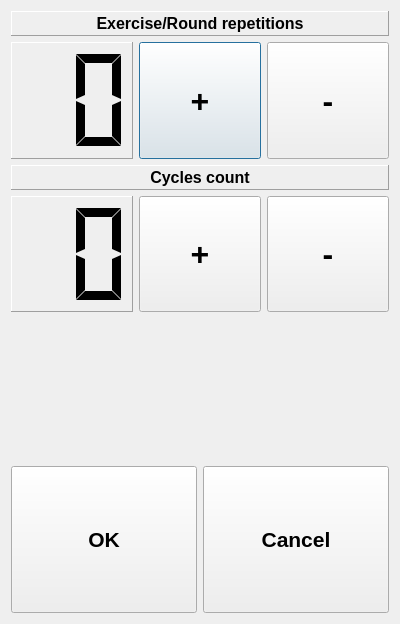
<?xml version="1.0" encoding="UTF-8"?>
<ui version="4.0">
 <class>QRepetChangeDlg</class>
 <widget class="QDialog" name="QRepetChangeDlg">
  <property name="geometry">
   <rect>
    <x>0</x>
    <y>0</y>
    <width>400</width>
    <height>624</height>
   </rect>
  </property>
  <property name="windowTitle">
   <string>Dialog</string>
  </property>
  <layout class="QVBoxLayout" name="verticalLayout_5">
   <item>
    <layout class="QVBoxLayout" name="verticalLayout_4">
     <item>
      <widget class="QLabel" name="label_repetitions">
       <property name="sizePolicy">
        <sizepolicy hsizetype="MinimumExpanding" vsizetype="Preferred">
         <horstretch>0</horstretch>
         <verstretch>0</verstretch>
        </sizepolicy>
       </property>
       <property name="minimumSize">
        <size>
         <width>0</width>
         <height>25</height>
        </size>
       </property>
       <property name="font">
        <font>
         <pointsize>12</pointsize>
         <weight>75</weight>
         <bold>true</bold>
        </font>
       </property>
       <property name="frameShape">
        <enum>QFrame::Panel</enum>
       </property>
       <property name="frameShadow">
        <enum>QFrame::Raised</enum>
       </property>
       <property name="lineWidth">
        <number>1</number>
       </property>
       <property name="text">
        <string>Exercise/Round repetitions</string>
       </property>
       <property name="alignment">
        <set>Qt::AlignCenter</set>
       </property>
       <property name="wordWrap">
        <bool>true</bool>
       </property>
      </widget>
     </item>
     <item>
      <layout class="QHBoxLayout" name="horizontalLayout_5">
       <item>
        <widget class="QLCDNumber" name="lcdNumber_repetitions">
         <property name="sizePolicy">
          <sizepolicy hsizetype="MinimumExpanding" vsizetype="MinimumExpanding">
           <horstretch>0</horstretch>
           <verstretch>0</verstretch>
          </sizepolicy>
         </property>
         <property name="frameShape">
          <enum>QFrame::Panel</enum>
         </property>
         <property name="frameShadow">
          <enum>QFrame::Raised</enum>
         </property>
         <property name="smallDecimalPoint">
          <bool>false</bool>
         </property>
         <property name="digitCount">
          <number>2</number>
         </property>
         <property name="segmentStyle">
          <enum>QLCDNumber::Flat</enum>
         </property>
        </widget>
       </item>
       <item>
        <widget class="QPushButton" name="pushButton_rep_plus">
         <property name="sizePolicy">
          <sizepolicy hsizetype="MinimumExpanding" vsizetype="MinimumExpanding">
           <horstretch>0</horstretch>
           <verstretch>0</verstretch>
          </sizepolicy>
         </property>
         <property name="font">
          <font>
           <pointsize>24</pointsize>
           <weight>75</weight>
           <bold>true</bold>
           <kerning>true</kerning>
          </font>
         </property>
         <property name="text">
          <string>+</string>
         </property>
        </widget>
       </item>
       <item>
        <widget class="QPushButton" name="pushButton_rep_minus">
         <property name="sizePolicy">
          <sizepolicy hsizetype="MinimumExpanding" vsizetype="MinimumExpanding">
           <horstretch>0</horstretch>
           <verstretch>0</verstretch>
          </sizepolicy>
         </property>
         <property name="font">
          <font>
           <pointsize>24</pointsize>
           <weight>75</weight>
           <bold>true</bold>
           <kerning>true</kerning>
          </font>
         </property>
         <property name="text">
          <string>-</string>
         </property>
        </widget>
       </item>
      </layout>
     </item>
    </layout>
   </item>
   <item>
    <layout class="QVBoxLayout" name="verticalLayout_6">
     <item>
      <widget class="QLabel" name="label_cycles">
       <property name="sizePolicy">
        <sizepolicy hsizetype="MinimumExpanding" vsizetype="Preferred">
         <horstretch>0</horstretch>
         <verstretch>0</verstretch>
        </sizepolicy>
       </property>
       <property name="minimumSize">
        <size>
         <width>0</width>
         <height>25</height>
        </size>
       </property>
       <property name="font">
        <font>
         <pointsize>12</pointsize>
         <weight>75</weight>
         <bold>true</bold>
        </font>
       </property>
       <property name="frameShape">
        <enum>QFrame::Panel</enum>
       </property>
       <property name="frameShadow">
        <enum>QFrame::Raised</enum>
       </property>
       <property name="lineWidth">
        <number>1</number>
       </property>
       <property name="text">
        <string>Cycles count</string>
       </property>
       <property name="alignment">
        <set>Qt::AlignCenter</set>
       </property>
       <property name="wordWrap">
        <bool>true</bool>
       </property>
      </widget>
     </item>
     <item>
      <layout class="QHBoxLayout" name="horizontalLayout_8">
       <item>
        <widget class="QLCDNumber" name="lcdNumber_cycles">
         <property name="sizePolicy">
          <sizepolicy hsizetype="MinimumExpanding" vsizetype="MinimumExpanding">
           <horstretch>0</horstretch>
           <verstretch>0</verstretch>
          </sizepolicy>
         </property>
         <property name="frameShape">
          <enum>QFrame::Panel</enum>
         </property>
         <property name="frameShadow">
          <enum>QFrame::Raised</enum>
         </property>
         <property name="smallDecimalPoint">
          <bool>false</bool>
         </property>
         <property name="digitCount">
          <number>2</number>
         </property>
         <property name="segmentStyle">
          <enum>QLCDNumber::Flat</enum>
         </property>
        </widget>
       </item>
       <item>
        <widget class="QPushButton" name="pushButton_cyc_plus">
         <property name="sizePolicy">
          <sizepolicy hsizetype="MinimumExpanding" vsizetype="MinimumExpanding">
           <horstretch>0</horstretch>
           <verstretch>0</verstretch>
          </sizepolicy>
         </property>
         <property name="font">
          <font>
           <pointsize>24</pointsize>
           <weight>75</weight>
           <bold>true</bold>
           <kerning>true</kerning>
          </font>
         </property>
         <property name="text">
          <string>+</string>
         </property>
        </widget>
       </item>
       <item>
        <widget class="QPushButton" name="pushButton_cyc_minus">
         <property name="sizePolicy">
          <sizepolicy hsizetype="MinimumExpanding" vsizetype="MinimumExpanding">
           <horstretch>0</horstretch>
           <verstretch>0</verstretch>
          </sizepolicy>
         </property>
         <property name="font">
          <font>
           <pointsize>24</pointsize>
           <weight>75</weight>
           <bold>true</bold>
           <kerning>true</kerning>
          </font>
         </property>
         <property name="text">
          <string>-</string>
         </property>
        </widget>
       </item>
      </layout>
     </item>
    </layout>
   </item>
   <item>
    <spacer name="verticalSpacer">
     <property name="orientation">
      <enum>Qt::Vertical</enum>
     </property>
     <property name="sizeHint" stdset="0">
      <size>
       <width>20</width>
       <height>144</height>
      </size>
     </property>
    </spacer>
   </item>
   <item>
    <layout class="QHBoxLayout" name="horizontalLayout_7">
     <item>
      <widget class="QPushButton" name="pushButton_ok_2">
       <property name="sizePolicy">
        <sizepolicy hsizetype="MinimumExpanding" vsizetype="MinimumExpanding">
         <horstretch>0</horstretch>
         <verstretch>0</verstretch>
        </sizepolicy>
       </property>
       <property name="minimumSize">
        <size>
         <width>0</width>
         <height>50</height>
        </size>
       </property>
       <property name="font">
        <font>
         <pointsize>16</pointsize>
         <weight>75</weight>
         <bold>true</bold>
        </font>
       </property>
       <property name="text">
        <string>OK</string>
       </property>
      </widget>
     </item>
     <item>
      <widget class="QPushButton" name="pushButton_cancel_2">
       <property name="sizePolicy">
        <sizepolicy hsizetype="MinimumExpanding" vsizetype="MinimumExpanding">
         <horstretch>0</horstretch>
         <verstretch>0</verstretch>
        </sizepolicy>
       </property>
       <property name="minimumSize">
        <size>
         <width>0</width>
         <height>50</height>
        </size>
       </property>
       <property name="font">
        <font>
         <pointsize>16</pointsize>
         <weight>75</weight>
         <bold>true</bold>
        </font>
       </property>
       <property name="text">
        <string>Cancel</string>
       </property>
      </widget>
     </item>
    </layout>
   </item>
  </layout>
 </widget>
 <resources/>
 <connections/>
</ui>
